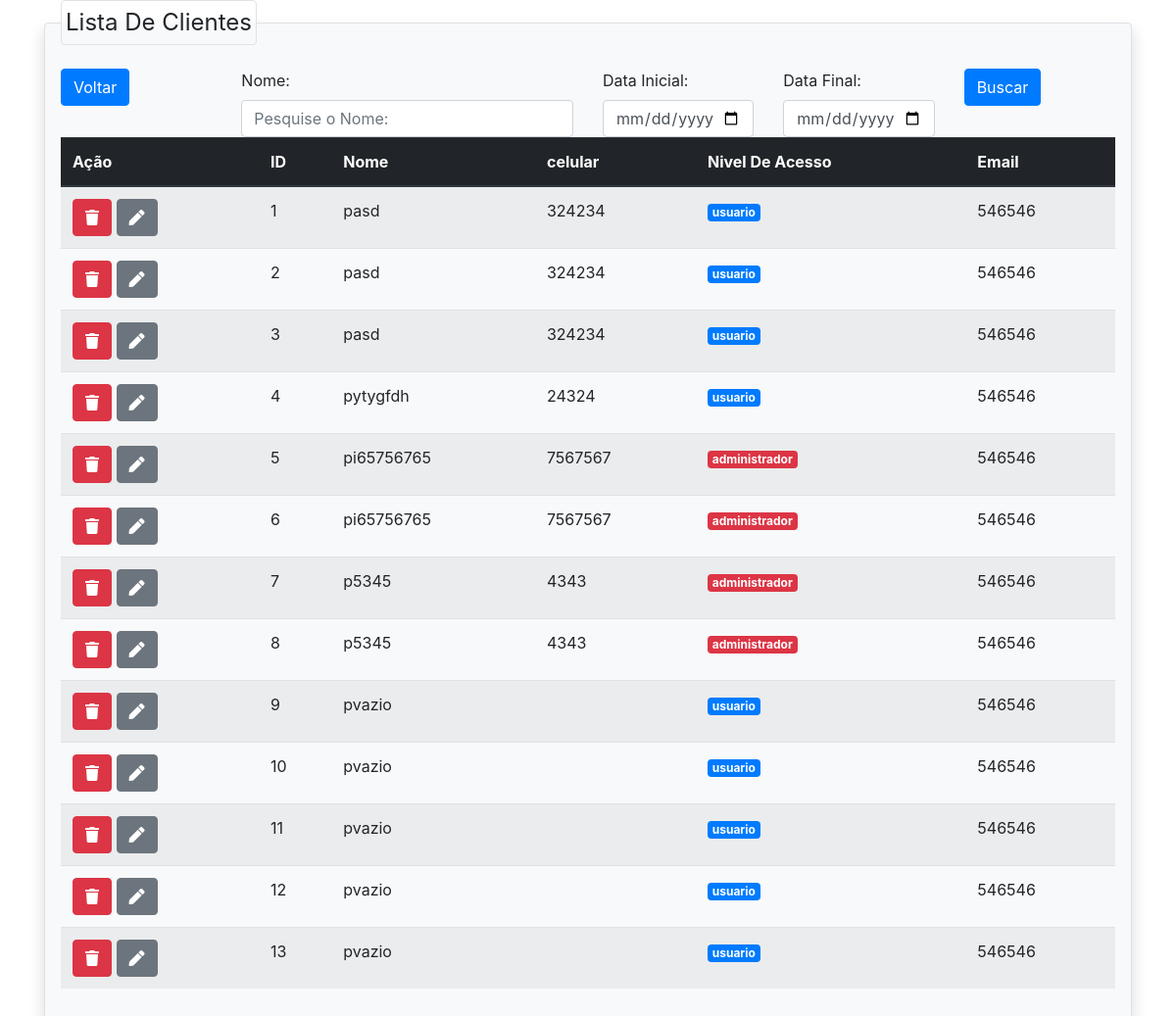
The page /tarefa/usuarios/manage_users.php on the database its author committed.
### tables this page shows
CREATE TABLE `usuarios` (
  `id_usuario` bigint(20) UNSIGNED NOT NULL,
  `nome` varchar(254) NOT NULL,
  `nivel_acesso` tinyint(4) NOT NULL,
  `cep` varchar(10) DEFAULT NULL,
  `endereco` varchar(254) DEFAULT NULL,
  `numero` varchar(10) DEFAULT NULL,
  `complemento` varchar(254) DEFAULT NULL,
  `cidade` varchar(254) DEFAULT NULL,
  `estado` char(2) DEFAULT NULL,
  `senha` varchar(254) NOT NULL,
  `email` varchar(254) NOT NULL,
  `telefone` varchar(21) DEFAULT NULL,
  `data_nascimento` date DEFAULT NULL,
  `cpf` varchar(14) DEFAULT NULL
);

### tarefa/usuarios/manage_users.php (the view, shortened to what this page needs)
<?php
require '../utils/conexao.php';
$sql = "SELECT * FROM usuarios;";
$stmt = $conn->prepare($sql);
$stmt->execute();
$dados = $stmt->get_result();
$nivel = array(
    'administrador', 'usuario'
);
$corNivel = Array(
    'badge-danger',
    'badge-primary'
)
?>
<!DOCTYPE html>
<html lang="pt-br">
    <head>
        <link rel="stylesheet"
            href="https://stackpath.bootstrapcdn.com/bootstrap/4.1.3/css/bootstrap.min.css"
>
        <link rel="stylesheet"
            href="https://use.fontawesome.com/releases/v5.7.0/css/all.css"
>
    </head>
    <body>
        <div class="container">
            <form method="post" action="processar.php">
                <fieldset class="border bg-light p-3 rounded shadow">
                    <legend class="w-auto p-1 border rounded">Lista De
                        Clientes</legend>
                    <div class="row">
                        <div class="col-sm-2">
                            <a href="../dashboard.php">
                                <button type="button" class="algn btn btn-primary">Voltar</button>
                            </a>
                        </div>
                        <div class="col-sm-4">
                            <label for="txt_nome">Nome:</label>
                            <input class="form-control" id="txt_nome"
                                name="txt_nome" type="text"
                                placeholder="Pesquise o Nome:">
                        </div>
                        <div class="col-sm-2 ">
                            <label for="txt_RG">Data Inicial:</label>
                            <input class="form-control" id="txt_data"
                                name="txt_data" type="date"
                                placeholder="dd/mm/aaa:">
                        </div>
                        <div class="col-sm-2 ">
                            <label for="txt_RG">Data Final:</label>
                            <input class="form-control" id="txt_data"
                                name="txt_data" type="date"
                                placeholder="dd/mm/aaa:">
                        </div>
                        <div class="col-sm-2 ">
                            <button
                                class=" btn btn-primary align-self-center">Buscar</button>
                        </div>
                    </div>
                    <table class="table rounded table-striped">
                        <thead class="thead-dark ">
                            <tr>
                                <th>Ação</th>
                                <th>ID</th>
                                <th>Nome</th>
                                <th>celular</th>
                                <th>Nivel De Acesso</th>
                                <th>Email</th>
                            </tr>
                        </thead>
                        <tbody>
                            <?php
                            while($linha = $dados->fetch_assoc()){
                                ?>
                                <tr scope="row">
                                <td>
                                    <a href="#excluir" class="btn btn-danger">
                                        <i class="fas fa-trash"></i>
                                    </a>
                                    <a href="iu_usuario.php?id=<?= $linha['id_usuario']?>" class="btn btn-secondary">
                                        <i class="fas fa-pen"></i>
                                    </a>
                                </td>
                                <td><?=$linha['id_usuario']?></td>
                                <td>p<?=$linha['nome']?></td>
                                <td><?=$linha['telefone']?></td>
                                <td>
                                    <span class="badge <?= $corNivel[$linha['nivel_acesso']]?>">
                                    <?= $nivel[$linha['nivel_acesso']]?>
                                </td>
                                <td><?=$linha['email']?></td>
                                </tr>
                                <?php
                                }
                                ?>
                    </fieldset>
                </form>
        </div>
    </body>
</html>

### rows shown on the page
usuarios: id_usuario "1", nome "asd", telefone "324234", nivel_acesso "usuario", email "546546"
usuarios: id_usuario "2", nome "asd", telefone "324234", nivel_acesso "usuario", email "546546"
usuarios: id_usuario "3", nome "asd", telefone "324234", nivel_acesso "usuario", email "546546"
usuarios: id_usuario "4", nome "ytygfdh", telefone "24324", nivel_acesso "usuario", email "546546"
usuarios: id_usuario "5", nome "i65756765", telefone "7567567", nivel_acesso "administrador", email "546546"
usuarios: id_usuario "6", nome "i65756765", telefone "7567567", nivel_acesso "administrador", email "546546"
usuarios: id_usuario "7", nome "5345", telefone "4343", nivel_acesso "administrador", email "546546"
usuarios: id_usuario "8", nome "5345", telefone "4343", nivel_acesso "administrador", email "546546"
usuarios: id_usuario "9", nome "vazio", nivel_acesso "usuario", email "546546"
usuarios: id_usuario "10", nome "vazio", nivel_acesso "usuario", email "546546"
usuarios: id_usuario "11", nome "vazio", nivel_acesso "usuario", email "546546"
usuarios: id_usuario "12", nome "vazio", nivel_acesso "usuario", email "546546"
usuarios: id_usuario "13", nome "vazio", nivel_acesso "usuario", email "546546"
